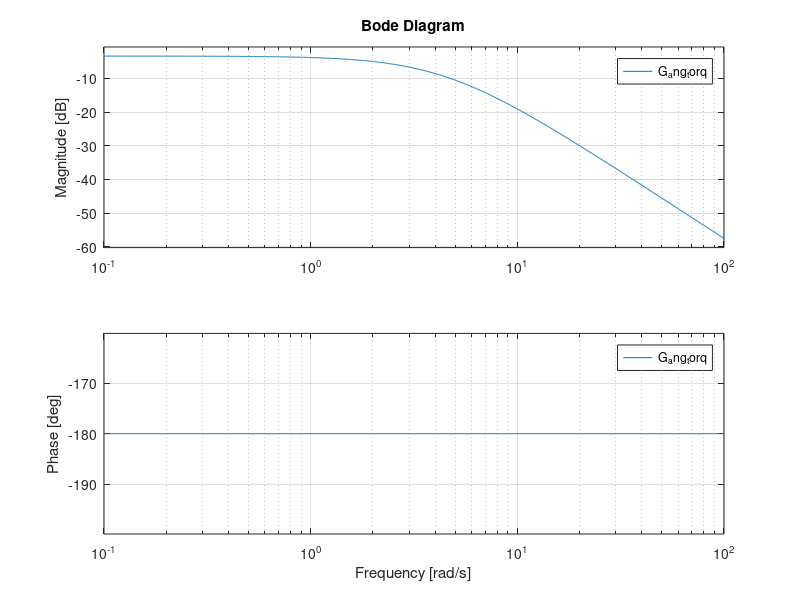
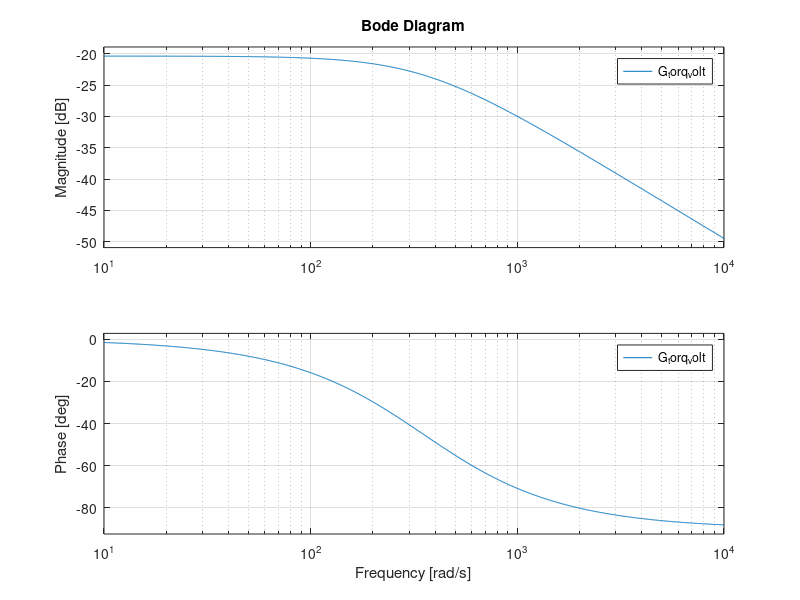

Here is the MATLAB script that generated these plots, in order:
%% Self-balancing robot parameters v2

% Using stand-alone model of DC motor and inverse pendulum to derive
% transfer function

% Motor: DFRobot DC Transmission Motor with Encoder - 6V - 160RPM

% Inverse pendulum data
m = 0.3;    % [Kg] total mass, considering also motors and battery
g = 9.81;   % [m/s^2] gravity acceleration
l = 0.5;    % [m] length of the pendulum
J = m*l^2;  % [Kg*m^2] moment of inertia of inverse pendulum

% DC motor parameters
R = 3.5;    % [ohm] measured resistance
L = 1e-2;   % [H] to be measured
KePhi = 0.336; % [V*s] torque costant (Va_max-Ra*Ia)*1/Omega_max 
k_gear = 120;   % gear ratio

%% Transfer functions

s = tf('s');

% between torque to angle of the inverse pendulum
G_ang_torq = 1/(J*s^2 - J*g/l);
figure('Name', 'Transfer function of the inverse pendulum');
bode(G_ang_torq);

% between voltage to torque of the DC motor
G_torq_volt = KePhi/(R + L*s);  % Transfer function from voltage to torque
figure('Name', 'Transfer function of the DC motor');
bode(G_torq_volt);